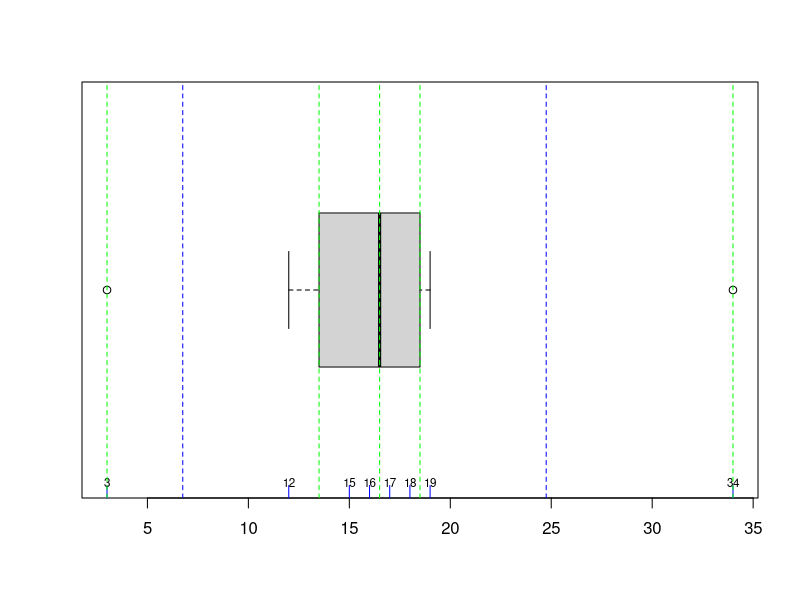
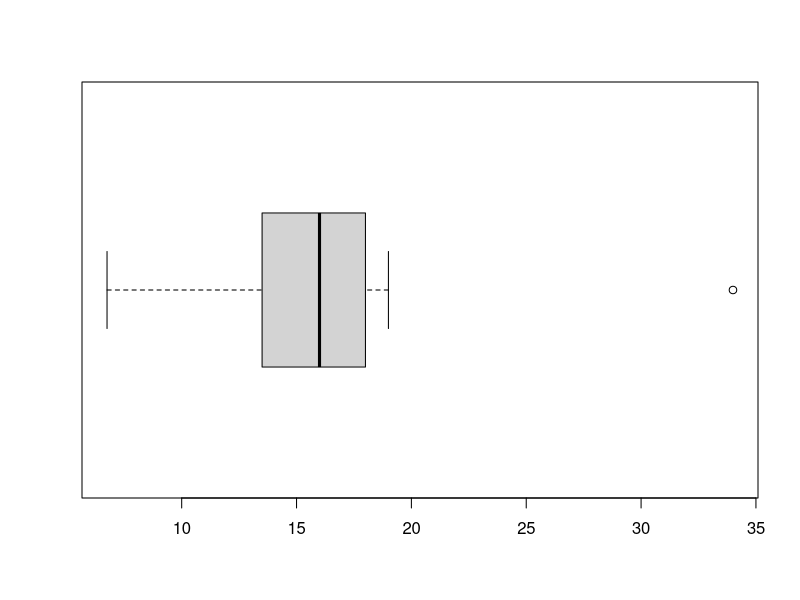

The R script that drew these images, in order:
# 1.5(IQR) Rule

a = c(3,12,15,16,17,18,19,34)
# plot(density(a), ylim=c(0,1.2))
# boxplot(a, horizontal = T, add=TRUE)

boxplot(a, horizontal = T)
rug(a, col="blue",lwd=1)
text(a, 0.5, as.character(a), cex = 0.7)

# summary(a)
# quantile(a)
# quantile(a, 0.75) - quantile(a, 0.25)
# ?IQR
# IQR(a)

fivenum(a)

q1= 13.5
q3= 18

iqr = (q3-q1)

abline(v=fivenum(a), lty=2, col="green")
lim_inf = q1 - (1.5*(iqr))
lim_sup = q3 + (1.5*(iqr))

abline(v = c(lim_inf, lim_sup), lty =2, col= "blue")

b = c(6.75,12,15,16,16,17,19,34)
boxplot(b, horizontal = T)

# 68 95 and 99.7 rule
# mean = Ex / n
# S = sqrt( (Ex- mean)^2 / n-1)
